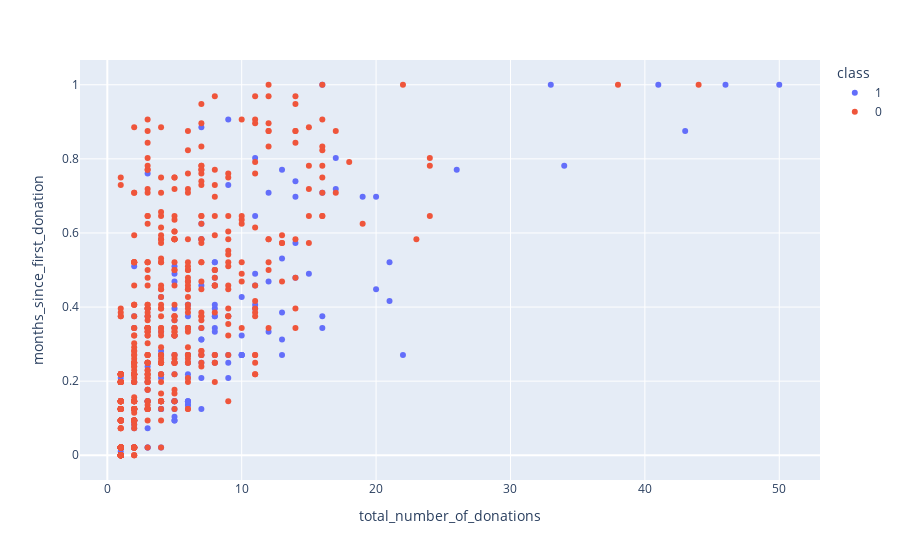

This figure's notebook cell:
### Code cell
df["class"] = df["class"].astype(str) #convert to string

fig = px.scatter(df,x='total_number_of_donations',y='months_since_first_donation', color= 'class')
fig.show()

### Figure 1 — Plotly figure (JSON) as saved in the notebook; plotly's stock layout.template omitted (floating-point values rounded to 4 significant figures; data arrays with more than 128 entries replaced by an {"elided": "..."} marker saying what was removed)
{"data": [{"hovertemplate": "class=1<br>total_number_of_donations=%{x}<br>months_since_first_donation=%{y}<extra></extra>", "legendgroup": "1", "marker": {"color": "#636efa", "symbol": "circle"}, "mode": "markers", "name": "1", "orientation": "v", "showlegend": true, "type": "scatter", "x": {"elided": "178 int values"}, "xaxis": "x", "y": {"elided": "178 float values"}, "yaxis": "y"}, {"hovertemplate": "class=0<br>total_number_of_donations=%{x}<br>months_since_first_donation=%{y}<extra></extra>", "legendgroup": "0", "marker": {"color": "#EF553B", "symbol": "circle"}, "mode": "markers", "name": "0", "orientation": "v", "showlegend": true, "type": "scatter", "x": {"elided": "570 int values"}, "xaxis": "x", "y": {"elided": "570 float values"}, "yaxis": "y"}], "layout": {"legend": {"title": {"text": "class"}, "tracegroupgap": 0}, "margin": {"t": 60}, "xaxis": {"anchor": "y", "domain": [0, 1], "title": {"text": "total_number_of_donations"}}, "yaxis": {"anchor": "x", "domain": [0, 1], "title": {"text": "months_since_first_donation"}}}}
